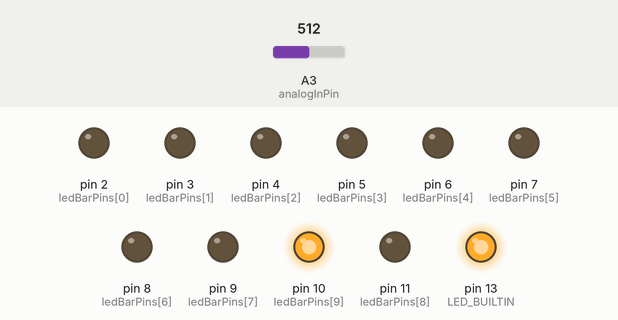
Bench run of a sketch on a simulated Arduino Uno, built with avr-gcc and run on an emulated ATmega328P. Shown: output pins drawn as LEDs (lit = HIGH). The test bench sets the inputs (shaded band); at power-on: A3 (analogInPin) = 512.

Above: at 3.62 s.
At 4.1 s:
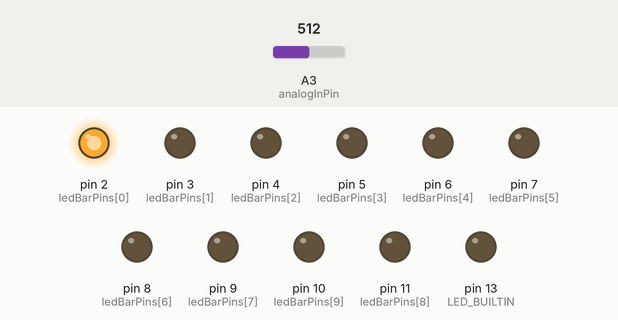
At 5.63 s:
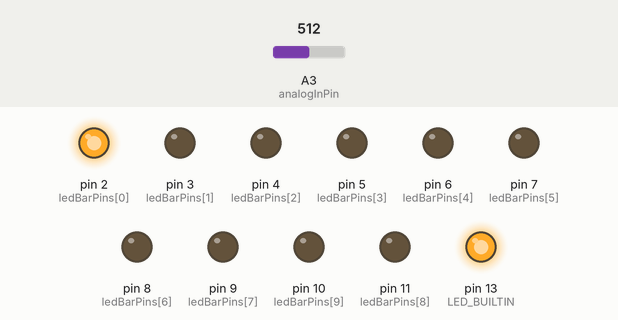
Timing chart, 0 to 6.6 s (numbered marks = the images above):
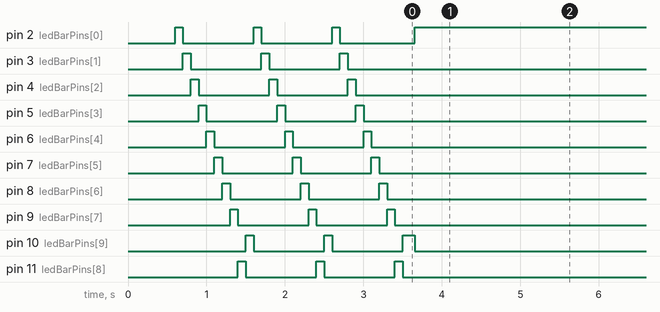

Measured:
- by itself, pin 2 (ledBarPins[0]): alternates HIGH for 0.10 s and LOW for 0.90 s, 6 changes in all, then stays HIGH
- by itself, pin 10 (ledBarPins[9]): alternates HIGH for 0.13 s and LOW for 0.90 s, 5 changes in all, then stays LOW
- by itself, pin 13 (LED_BUILTIN): HIGH → LOW at 0.10 s, → HIGH 0.10 s later, → LOW 0.10 s later, → HIGH 0.10 s later, … (79 changes in this stretch)

The sketch:

ACLoadIndicator.ino
```cpp
/*
  Arduino AC Power indicator using LED bar with 10 LEDs
  Configured for 20A sensor SC-013 type
*/

/* Number of test blinks */
#define NO_BLINK 3
/* Delay ms for blink */
#define DELAY_BLINK 100
/* Number of AC reads to be performed to get min and max values */
#define NO_ADC_READS 500
/* Number of LEDs in a bar */
#define NO_LEDS 10
/* Loop time in ms */
#define TIME_LOOP 1000
/* How many ms wait in a loop */
#define LOOP_DELAY 50

/* Analog input pin to connect directly to sensor */
const int analogInPin = A3;
/* Arduino outputs to be connected with LEDs */
const int ledBarPins[NO_LEDS] = {2,3,4,5,6,7,8,9,11,10};
/* Store value red from sensor */
int sensorValue = 0;
/* Store min value */
int minValue = 0;
/* Store max value */
int maxValue = 0;
/* Calculate difference (maxValue-minValue) */
int difference = 0;
/* Linear values to be compared with calculated difference value to light appropriate number of LEDs */
int scale = 50;
long timeStart;

// Test internal LED
void blinkBuiltInLed() {
  for(int n=0; n<NO_BLINK; n++) {
    for(int i=0;i <2; i++) {
      digitalWrite(LED_BUILTIN, (i)?LOW:HIGH);
      delay(DELAY_BLINK);
    }
  }
}

void blinkLedBar() {
  // Test LED bar
  for(int n=0; n<NO_BLINK; n++) {
    for(int i=0; i<NO_LEDS; i++) {
      for(int j=0; j<NO_LEDS; j++) {
        digitalWrite(ledBarPins[j], (j==i)?HIGH:LOW);
      }
      delay(DELAY_BLINK);
    }
  }
}

void initIndicatorLeds() {
  blinkBuiltInLed();
  blinkLedBar();
}

void setup() {
  //Serial.begin(9600);
  pinMode(LED_BUILTIN, OUTPUT);
  for(int i=0; i<NO_LEDS; i++) {
    pinMode(ledBarPins[i], OUTPUT);
    digitalWrite(ledBarPins[i], LOW);
  }
  initIndicatorLeds();
}

void loop() {
  digitalWrite(LED_BUILTIN, HIGH);   // turn the LED on (HIGH is the voltage level)

  timeStart = millis();
  sensorValue = maxValue = minValue = analogRead(analogInPin);

  for(int i=0; i<NO_ADC_READS; i++) {
    sensorValue = analogRead(analogInPin);
    if(sensorValue>maxValue) { maxValue = sensorValue; }
    if(sensorValue<minValue) { minValue = sensorValue; }
  }
  difference = maxValue - minValue;

  for(int i=0; i<NO_LEDS; i++) {
    digitalWrite(ledBarPins[i], (difference>=scale*i)?HIGH:LOW);
  }

//  Serial.print(minValue);
//  Serial.print("\t");
//  Serial.print(maxValue);
//  Serial.print("\t");
//  Serial.print(timeStart);
//  Serial.print("\t");
//  Serial.println(difference);

  digitalWrite(LED_BUILTIN, LOW);

  while((millis() - timeStart)<TIME_LOOP) {
    delay(LOOP_DELAY);
  }

}
```
